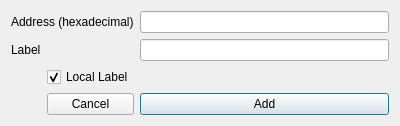
<?xml version="1.0" encoding="UTF-8"?>
<ui version="4.0">
 <class>addLabelWindow</class>
 <widget class="QDialog" name="addLabelWindow">
  <property name="geometry">
   <rect>
    <x>0</x>
    <y>0</y>
    <width>400</width>
    <height>126</height>
   </rect>
  </property>
  <property name="windowTitle">
   <string>Add Label</string>
  </property>
  <layout class="QGridLayout" name="gridLayout">
   <item row="3" column="1">
    <widget class="QPushButton" name="pushButtonCancel">
     <property name="focusPolicy">
      <enum>Qt::StrongFocus</enum>
     </property>
     <property name="text">
      <string>Cancel</string>
     </property>
     <property name="shortcut">
      <string>Esc</string>
     </property>
     <property name="autoDefault">
      <bool>false</bool>
     </property>
     <property name="default">
      <bool>false</bool>
     </property>
    </widget>
   </item>
   <item row="3" column="2">
    <widget class="QPushButton" name="pushButtonAdd">
     <property name="text">
      <string>Add</string>
     </property>
     <property name="shortcut">
      <string>Return</string>
     </property>
     <property name="default">
      <bool>true</bool>
     </property>
    </widget>
   </item>
   <item row="0" column="2">
    <widget class="QLineEdit" name="lineEditAddress"/>
   </item>
   <item row="1" column="2">
    <widget class="QLineEdit" name="lineEditLabel"/>
   </item>
   <item row="0" column="0" colspan="2">
    <widget class="QLabel" name="label">
     <property name="text">
      <string>Address (hexadecimal)</string>
     </property>
    </widget>
   </item>
   <item row="1" column="0">
    <widget class="QLabel" name="label_2">
     <property name="text">
      <string>Label</string>
     </property>
    </widget>
   </item>
   <item row="2" column="1">
    <widget class="QCheckBox" name="checkBoxLocalLabel">
     <property name="text">
      <string>Local Label</string>
     </property>
     <property name="checked">
      <bool>true</bool>
     </property>
    </widget>
   </item>
  </layout>
 </widget>
 <resources/>
 <connections/>
</ui>
